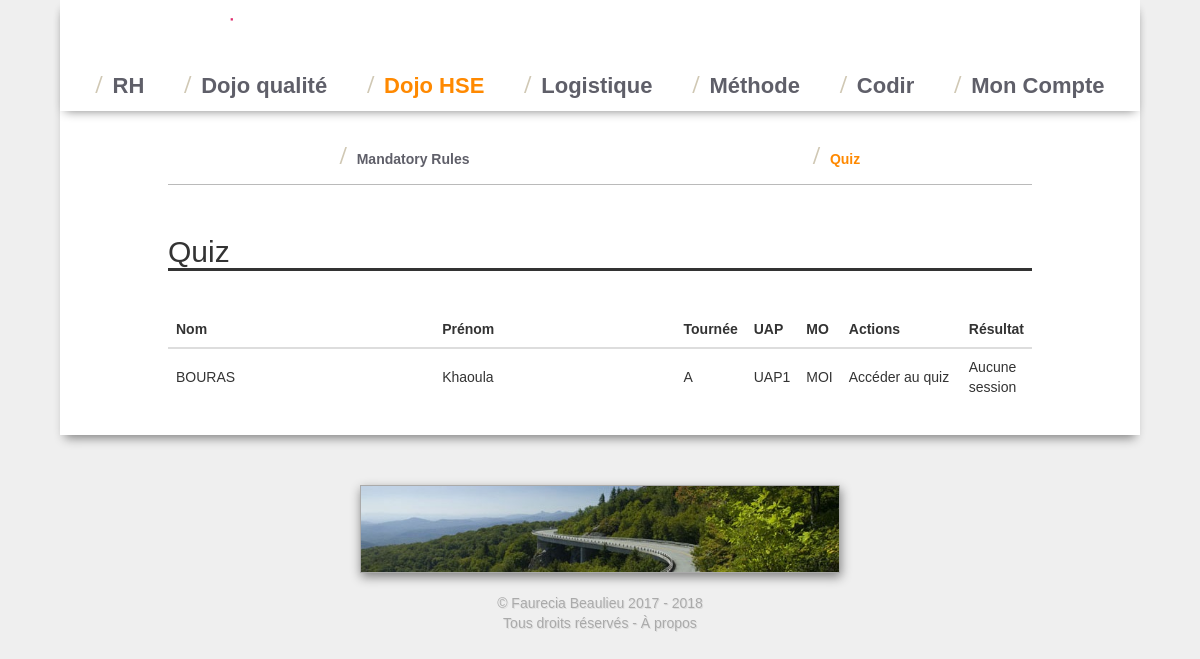
Page /dojo_HSE/quizz/index.php (signed in) on the committed database.
### tables this page shows
CREATE TABLE `profil` (
  `id` int(11) NOT NULL,
  `nom` varchar(255) NOT NULL,
  `prenom` varchar(255) NOT NULL,
  `uap` varchar(255) NOT NULL,
  `mo` varchar(255) NOT NULL,
  `tournee` varchar(255) NOT NULL,
  `supprime` tinyint(4) NOT NULL DEFAULT '0',
  `password` varchar(140) NOT NULL,
  `identifiant` varchar(140) NOT NULL,
  `admin` tinyint(1) NOT NULL DEFAULT '0',
  `qualite` tinyint(1) NOT NULL DEFAULT '0',
  `hse` tinyint(1) NOT NULL DEFAULT '0',
  `rr` tinyint(1) NOT NULL DEFAULT '0',
  `kamishibai` tinyint(1) NOT NULL DEFAULT '0',
  `logistique` tinyint(1) NOT NULL DEFAULT '0'
);

### dojo_HSE/quizz/index.php (the view, shortened to what this page needs)
<?php
include_once "../needed.php";
$recherche = "";
if(empty($_SESSION['login']))
{ ?>
  <h2>Quiz</h2>
  <h4>Vous devez être connecté pour accéder à cette partie.</h4>
  <a href="/moncompte/identification.php?redirection=dojo_HSE/quizz"><button class="btn btn-default">Se connecter</button></a>
  <a href="<?php echo $url; ?>" class="btn btn-default">Accueil</a>
<?php
}
else
{
?>
<h2>Quiz</h2>
<table class="table">
<thead class="thead">
<tr>
    <th>Nom</th>
    <th>Prénom</th>
    <th style="width: 70px;">Tournée</th>
    <th style="width: 30px;">UAP</th>
    <th style="width: 30px;">MO</th>
    <th style="width: 120px;">Actions</th>
    <th style="width: 70px;">Résultat</th>
</tr>
</thead>
<tbody>
<?php
if($_SESSION['hse']){
  $Query = $bdd->prepare('SELECT * FROM profil LEFT JOIN
    (SELECT id as id_session, valide, personne, type FROM
      (SELECT MAX(fin) as last_fin FROM qualite_hse_session WHERE fin IS NOT NULL GROUP BY personne ) as t_fin
      LEFT JOIN qualite_hse_session ON qualite_hse_session.fin = t_fin.last_fin) as result
      ON result.personne = profil.id
      WHERE (nom LIKE ? or prenom LIKE ?) and supprime = 0');
      $Query->execute(array('%'.$recherche.'%', '%'.$recherche.'%'));
}else{
  $Query = $bdd->prepare('SELECT * FROM profil LEFT JOIN
    (SELECT id as id_session, valide, personne, type FROM
      (SELECT MAX(fin) as last_fin FROM qualite_hse_session WHERE fin IS NOT NULL GROUP BY personne ) as t_fin
      LEFT JOIN qualite_hse_session ON qualite_hse_session.fin = t_fin.last_fin) as result
      ON result.personne = profil.id
      WHERE (nom LIKE ? or prenom LIKE ?) and supprime = 0 and profil.id = ?');
      $Query->execute(array('%'.$recherche.'%', '%'.$recherche.'%',$_SESSION['id']));
}
while ($Data = $Query->fetch()) {
    ?>
    <tr>
        <td> <?php echo $Data['nom']; ?> </td>
        <td><?php echo $Data['prenom']; ?></td>
        <td><?php echo $Data['tournee']; ?></td>
        <td><?php echo $Data['uap']; ?></td>
        <td><?php echo $Data['mo']; ?></td>
        <?php if($Data['id'] == $_SESSION['id']){ ?>
        <td class="clickable" title="Cliquez pour accéder au quiz" onclick="window.location='explication.php?id=<?php echo $Data['id']; ?>'">Accéder au quiz</td>
        <?php
      }else{ ?>
        <td class="clickable" style="color:red;">Accéder au quiz</td>
      <?php }
        if($Data['id_session'] != NULL){
        if (($Data["mo"] == 'MOD' and $Data['type'] == 0 )or
            ($Data["mo"] != 'MOD' and $Data['type'] == 1 )){
            if ($Data['valide'] > 0){
                ?>
                <td class="clickable"><a href="resultats.php?id=<?php echo $Data['id_session']; ?>"><img src="ressources/checked.png" style="
            height: 24px;
            border-style: solid;
            border-color: #BBB;
            border-radius: 4px;
            border-width: 1px;
            padding: 2px;
            " class="center-block"></a></td>
                <?php
            }else{
                ?>
                <td class="clickable"><a href="resultats.php?id=<?php echo $Data['id_session']; ?>"><img src="ressources/cancel.png" style="
            height: 24px;
            border-style: solid;
            border-color: #BBB;
            border-radius: 4px;
            border-width: 1px;
            padding: 2px;
            " class="center-block"></a></td>
                <?php
            }
        }else{?>
            <td class="clickable"><a href="resultats.php?id=<?php echo $Data['id_session']; ?>"><img src="ressources/cancel.png" style="
                height: 24px;
                border-style: solid;
                border-color: #BBB;
                border-radius: 4px;
                border-width: 1px;
                padding: 2px;
                " class="center-block"></a></td>
            <?php
        }
      }else{
        echo "<td class="; echo "clickable>"; echo "Aucune session" ; echo" </td>";
      }
        ?>
    </tr>
    <?php
}
?>
</tbody>
</table>
<?php
}
?>

### css/base.css (style rules this page uses)
body { background-color: #efefef; font-family: 'clio', helvetica, sans-serif; }
td { vertical-align: middle !important; }
h2 { font-size: 30px; font-weight: 500; border-bottom-style: solid !important; border-bottom: 3px; margin-bottom: 40px; }

### rows in the picture
profil: nom "BOURAS", prenom "Khaoula", tournee "A", uap "UAP1", mo "MOI"
